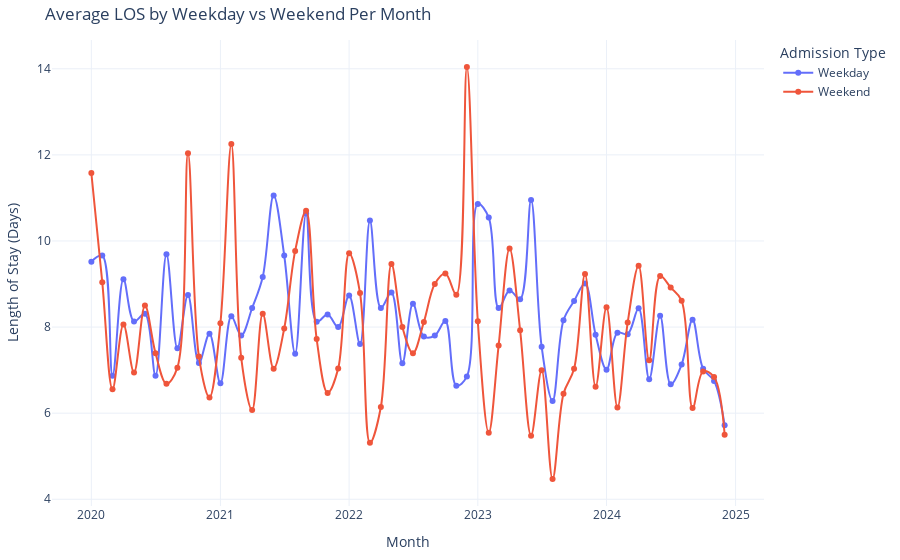

Source (notebook cell):
### Code cell
import plotly.graph_objects as go

label_map = {0: 'Weekday', 1: 'Weekend'}
monthly_avg_week_weekend = df_emerg_unique.groupby(['year_month', 'weekend'])['Los'].mean().reset_index()
monthly_avg_week_weekend['weekend_label'] = monthly_avg_week_weekend['weekend'].map(label_map)

methods = monthly_avg_week_weekend['weekend_label'].unique()

# Create a trace for each label
traces = [
    go.Scatter(
        x=monthly_avg_week_weekend[monthly_avg_week_weekend['weekend_label'] == method]['year_month'],
        y=monthly_avg_week_weekend[monthly_avg_week_weekend['weekend_label'] == method]['Los'],
        mode='lines+markers',
        name=method,
        line=go.scatter.Line(shape='spline')
    )
    for method in methods
]

# Assemble the figure
fig = go.Figure(data=traces)
fig.update_layout(
    title='Average LOS by Weekday vs Weekend Per Month',
    xaxis_title='Month',
    yaxis_title='Length of Stay (Days)',
    template='plotly_white',
    legend_title='Admission Type',
    margin=dict(l=40, r=20, t=40, b=40)
)

fig.show()

### Figure 1 — Plotly figure (JSON) as saved in the notebook; plotly's stock layout.template omitted (floating-point values rounded to 4 significant figures)
{"data": [{"line": {"shape": "spline"}, "mode": "lines+markers", "name": "Weekday", "type": "scatter", "x": ["2020-01", "2020-02", "2020-03", "2020-04", "2020-05", "2020-06", "2020-07", "2020-08", "2020-09", "2020-10", "2020-11", "2020-12", "2021-01", "2021-02", "2021-03", "2021-04", "2021-05", "2021-06", "2021-07", "2021-08", "2021-09", "2021-10", "2021-11", "2021-12", "2022-01", "2022-02", "2022-03", "2022-04", "2022-05", "2022-06", "2022-07", "2022-08", "2022-09", "2022-10", "2022-11", "2022-12", "2023-01", "2023-02", "2023-03", "2023-04", "2023-05", "2023-06", "2023-07", "2023-08", "2023-09", "2023-10", "2023-11", "2023-12", "2024-01", "2024-02", "2024-03", "2024-04", "2024-05", "2024-06", "2024-07", "2024-08", "2024-09", "2024-10", "2024-11", "2024-12"], "y": [9.52, 9.66, 6.867, 9.111, 8.13, 8.308, 6.872, 9.692, 7.506, 8.747, 7.163, 7.848, 6.693, 8.253, 7.802, 8.443, 9.162, 11.06, 9.663, 7.38, 10.64, 8.125, 8.292, 8.0, 8.735, 7.605, 10.47, 8.446, 8.802, 7.159, 8.539, 7.78, 7.802, 8.14, 6.639, 6.854, 10.86, 10.54, 8.44, 8.849, 8.649, 10.95, 7.545, 6.286, 8.16, 8.608, 9.013, 7.822, 7.01, 7.869, 7.835, 8.438, 6.789, 8.264, 6.67, 7.13, 8.17, 7.03, 6.75, 5.718]}, {"line": {"shape": "spline"}, "mode": "lines+markers", "name": "Weekend", "type": "scatter", "x": ["2020-01", "2020-02", "2020-03", "2020-04", "2020-05", "2020-06", "2020-07", "2020-08", "2020-09", "2020-10", "2020-11", "2020-12", "2021-01", "2021-02", "2021-03", "2021-04", "2021-05", "2021-06", "2021-07", "2021-08", "2021-09", "2021-10", "2021-11", "2021-12", "2022-01", "2022-02", "2022-03", "2022-04", "2022-05", "2022-06", "2022-07", "2022-08", "2022-09", "2022-10", "2022-11", "2022-12", "2023-01", "2023-02", "2023-03", "2023-04", "2023-05", "2023-06", "2023-07", "2023-08", "2023-09", "2023-10", "2023-11", "2023-12", "2024-01", "2024-02", "2024-03", "2024-04", "2024-05", "2024-06", "2024-07", "2024-08", "2024-09", "2024-10", "2024-11", "2024-12"], "y": [11.58, 9.038, 6.556, 8.059, 6.944, 8.5, 7.393, 6.683, 7.057, 12.04, 7.316, 6.367, 8.091, 12.25, 7.286, 6.071, 8.308, 7.034, 7.968, 9.769, 10.7, 7.722, 6.471, 7.036, 9.714, 8.789, 5.31, 6.143, 9.467, 8.0, 7.391, 8.12, 9.0, 9.242, 8.75, 14.04, 8.133, 5.545, 7.571, 9.828, 7.926, 5.478, 7.0, 4.472, 6.452, 7.03, 9.231, 6.613, 8.459, 6.133, 8.103, 9.423, 7.227, 9.184, 8.917, 8.613, 6.118, 6.971, 6.84, 5.5]}], "layout": {"legend": {"title": {"text": "Admission Type"}}, "margin": {"b": 40, "l": 40, "r": 20, "t": 40}, "title": {"text": "Average LOS by Weekday vs Weekend Per Month"}, "xaxis": {"title": {"text": "Month"}}, "yaxis": {"title": {"text": "Length of Stay (Days)"}}}}
